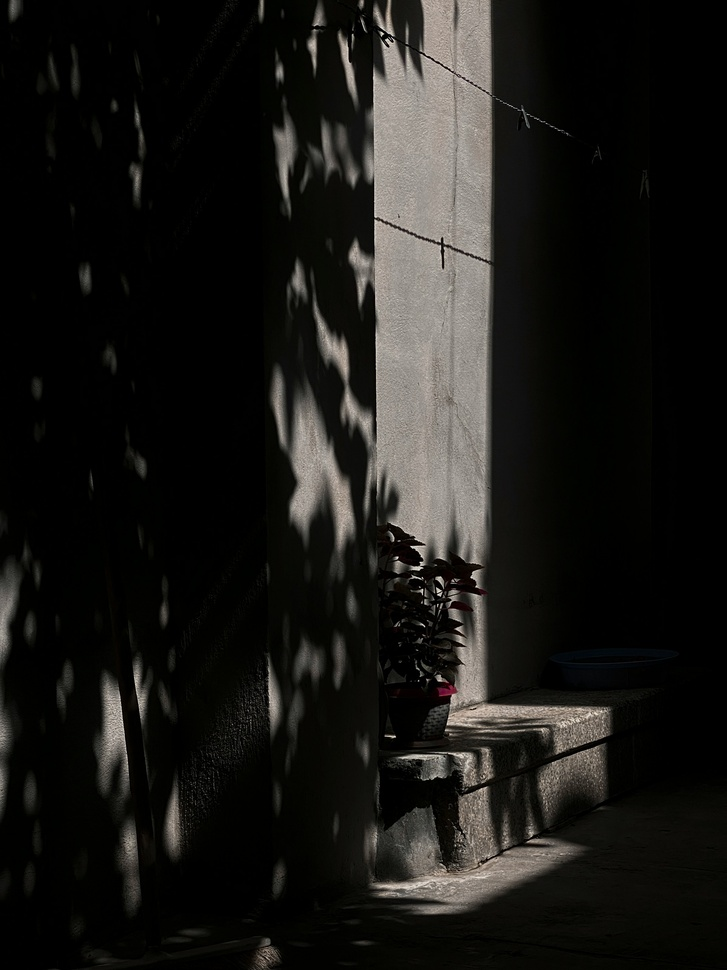
#> input picture utils/sunlight.jpg, 727 x 970 px, shrunk from 2390 x 3187 before the run, found by its file name
$ jupyter execute Lesson_06_Color_Correction.ipynb
#> lines starting #> are read from the running program, lines starting #| are printed output that depends on the picture
<a href="https://colab.research.google.com/github/andreidm92/computer_vision_tasks/blob/main/practice/Lesson_06_Color_Correction.ipynb" target="_parent"></a>

# Урок 6: Цветокоррекция и восстановление цвета

## 🎯 Цель
Изучить работу с цветовым пространством LAB и использовать CLAHE для улучшения контраста изображений.

---

## 📘 Теория

- Цветовое пространство **LAB**:
  - **L** — яркость
  - **A** — зелёный ↔ красный
  - **B** — синий ↔ жёлтый

- **CLAHE** (Contrast Limited Adaptive Histogram Equalization):
  - Повышает локальный контраст
  - Применяется к каналу яркости L

- Алгоритм:
  1. RGB → LAB
  2. CLAHE на L
  3. LAB → RGB

## 🔍 Подробно про цветовое пространство LAB

**CIELAB (или просто LAB)** — это цветовое пространство, созданное так, чтобы расстояния между цветами отражали восприятие человеком.

### Компоненты:
- **L (Lightness)** — Яркость: от 0 (черный) до 100 (белый)
- **A** — От зелёного к красному:
  - отрицательные значения — зелёный
  - положительные значения — красный
- **B** — От синего к жёлтому:
  - отрицательные значения — синий
  - положительные значения — жёлтый

### Почему LAB полезен:
- Отделение яркости (L) от цвета (A и B)
- Перцептивная метричность: расстояние между цветами в LAB ближе к человеческому восприятию
- Отлично подходит для задач цветокоррекции, сравнения, кластеризации цвета

### В OpenCV:
- L, A, B масштабированы в диапазон [0, 255]
- Значение 128 в A и B = "нейтрально"

Пример: A = 150 → немного красный, B = 100 → немного синий

[cell 1]
import cv2
import numpy as np
import matplotlib.pyplot as plt
import requests
from io import BytesIO

# Скачиваем изображение по ссылке
url = 'https://raw.githubusercontent.com/andreidm92/computer_vision_tasks/main/utils/sunlight.jpg'
resp = requests.get(url)
img_array = np.asarray(bytearray(resp.content), dtype=np.uint8)
img = cv2.imdecode(img_array, cv2.IMREAD_COLOR)
#> img is the input picture: shape (970, 727, 3); mean B, G, R 22.6, 25.3, 26.3
img = cv2.cvtColor(img, cv2.COLOR_BGR2RGB)

# Перевод в LAB
lab = cv2.cvtColor(img, cv2.COLOR_RGB2LAB)
#> lab: shape (970, 727, 3); mean of channels 0, 1, 2 25.7, 127.9, 129.6
l, a, b = cv2.split(lab)

# CLAHE
clahe = cv2.createCLAHE(clipLimit=3.0, tileGridSize=(8,8))
cl = clahe.apply(l)
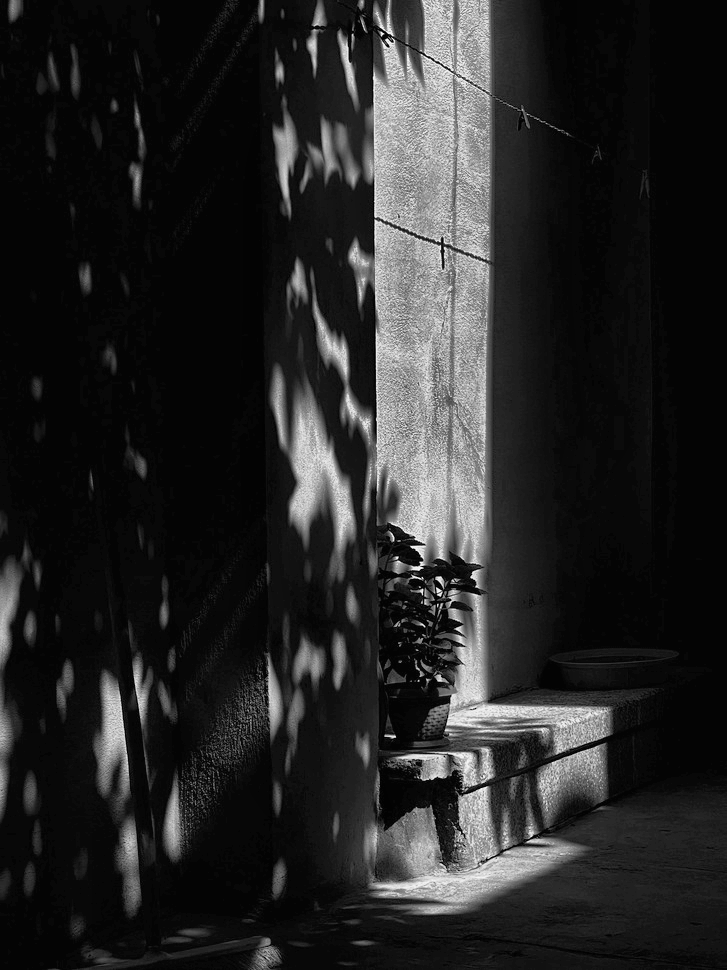
#> cl: shape (970, 727); min 1, max 252, mean 38.1

# Объединение и обратное преобразование
limg = cv2.merge((cl, a, b))
#> limg: shape (970, 727, 3); mean of channels 0, 1, 2 38.1, 127.9, 129.6
final = cv2.cvtColor(limg, cv2.COLOR_LAB2RGB)

# Отображение
plt.subplot(1, 2, 1)
plt.title("Original")
plt.imshow(img)
plt.subplot(1, 2, 2)
plt.title("Color corrected")
plt.imshow(final)
plt.show()
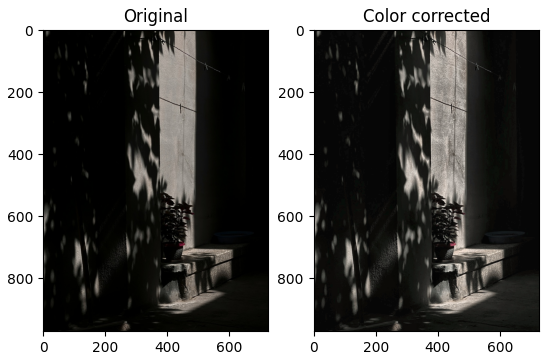
#> figure drawn by matplotlib, 2 panels

$ run again, with utils/Foto_Ovechkin.jpg copied over utils/sunlight.jpg
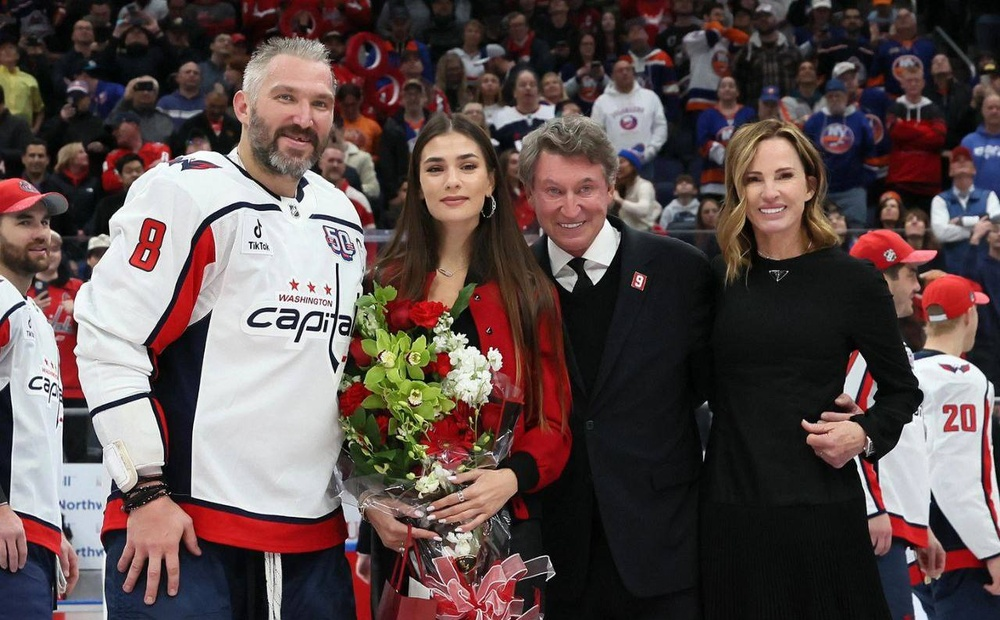
#> input picture utils/Foto_Ovechkin.jpg, 1000 x 620 px, shrunk from 1280 x 793 before the run, found by its file name
#> img is the input picture: shape (620, 1000, 3); mean B, G, R 76.6, 77.7, 93.1
#> lab: shape (620, 1000, 3); mean of channels 0, 1, 2 84.9, 134.5, 132
#> `l, a, b = cv2.split(lab)`:
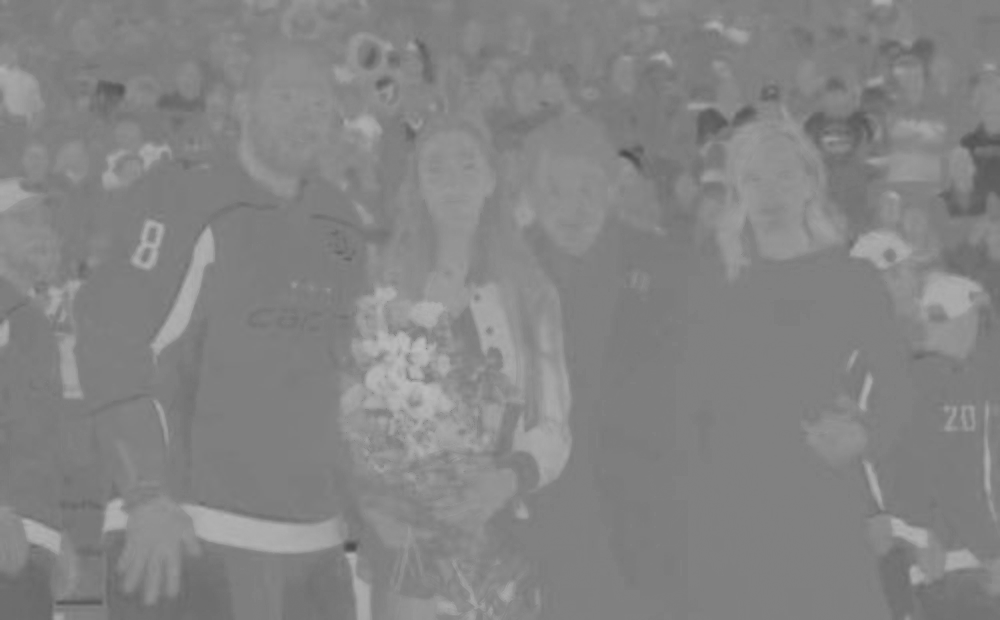
#> b: shape (620, 1000); min 75, max 189, mean 132
#> limg: shape (620, 1000, 3); mean of channels 0, 1, 2 106.5, 134.5, 132
#> `final = cv2.cvtColor(limg, cv2.COLOR_LAB2RGB)`:
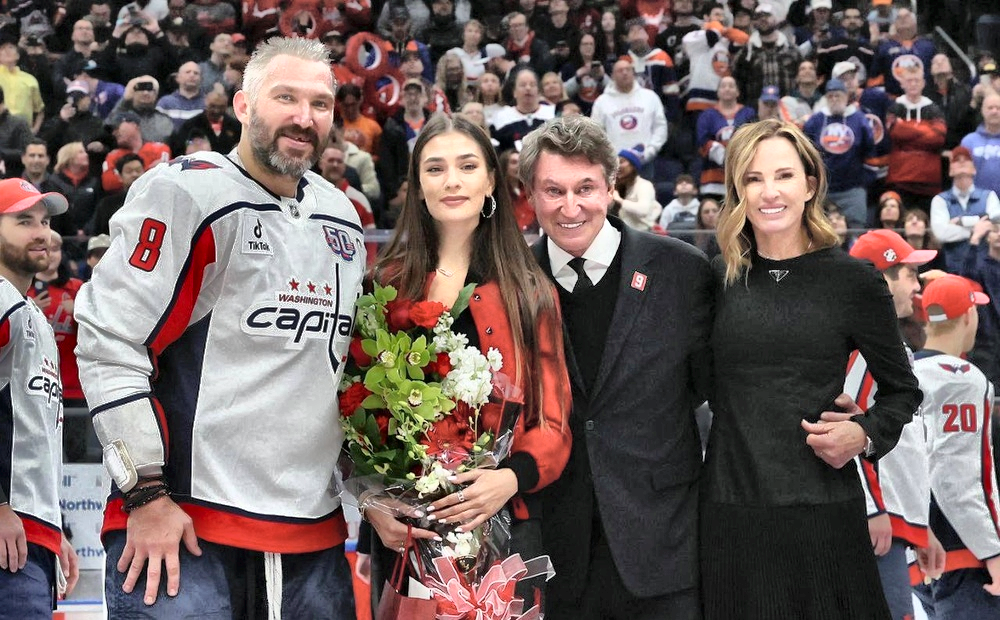
#> final: shape (620, 1000, 3); mean R, G, B 113.7, 98, 96.2
